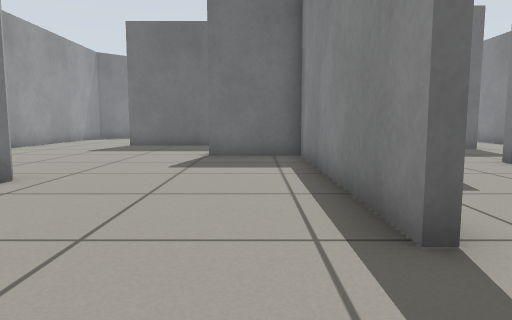
View 1 (above)

18 first-person views from a walk through a Gazebo world. The camera is 0.5 m above the floor, tilts 6° down and sees 70° across. The floor is counted in squares, 0.5 m on a side. Each view is taken from the middle of a square. On the plan, view 1 faces up. The plan holds only what a view shows up to about 13 squares ahead; the rest is blank. Robots are left out.

View 2
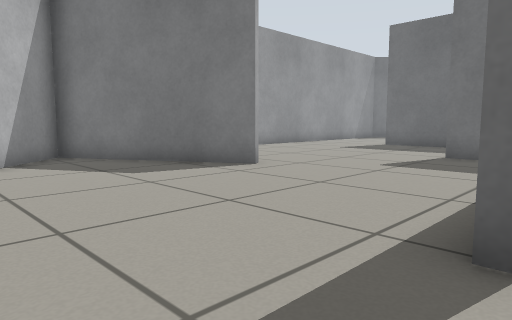

View 3
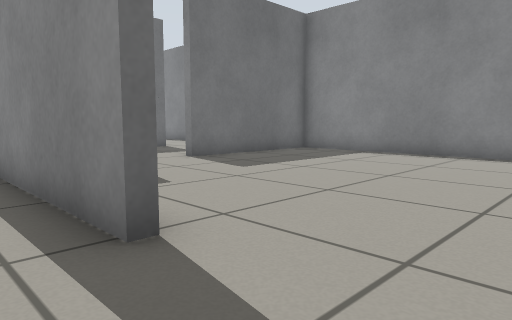

View 4
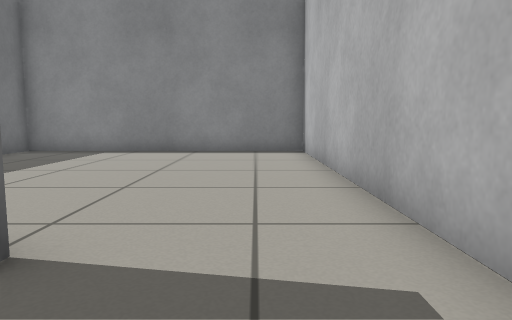

View 5
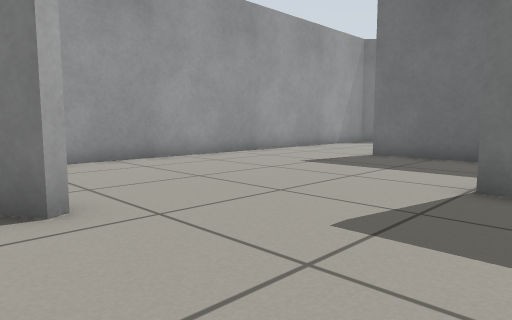

View 6
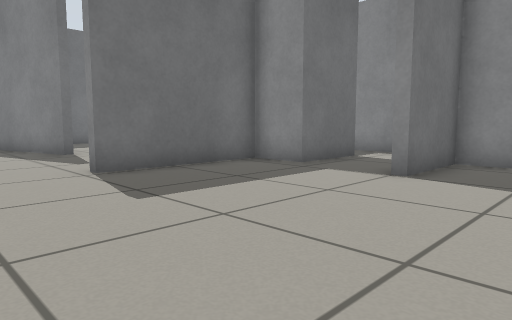

View 7
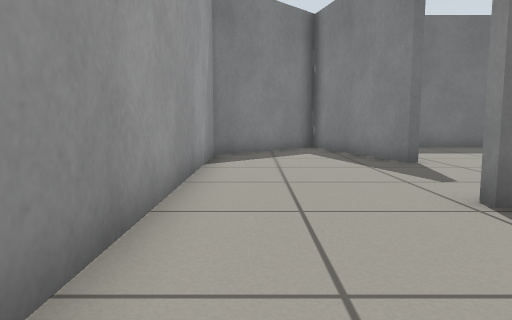

View 8
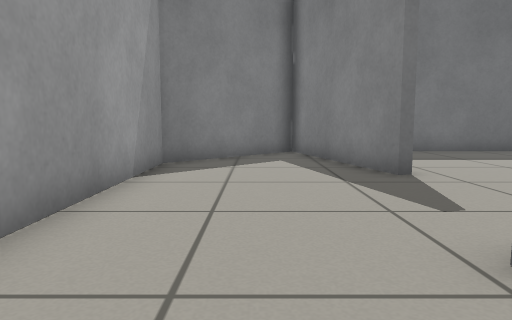

View 9
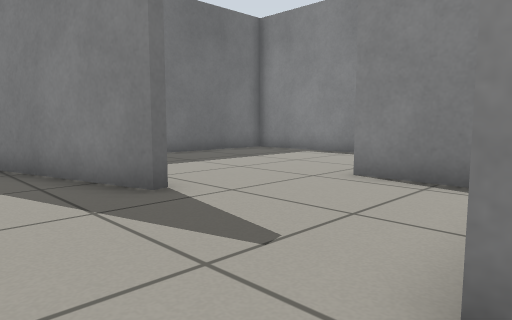

View 10
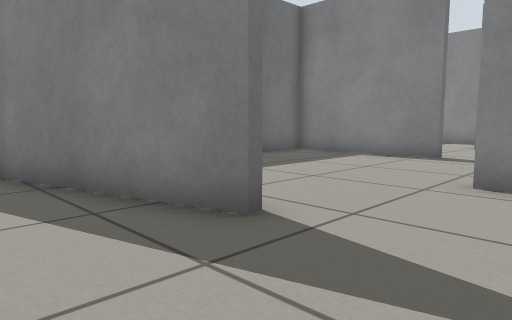

View 11
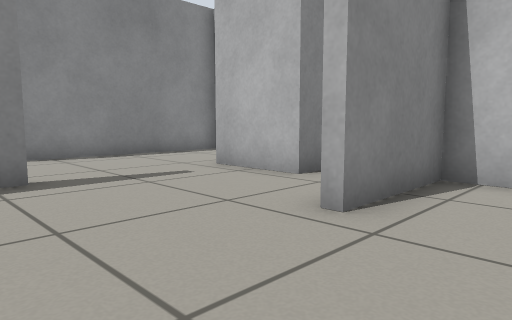

View 12
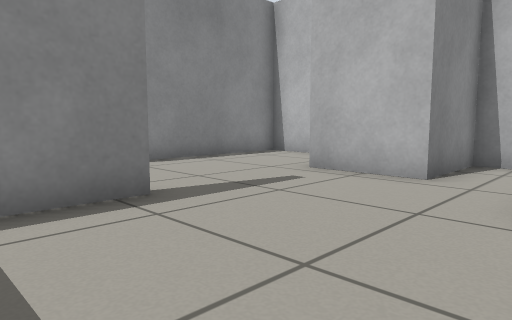

View 13
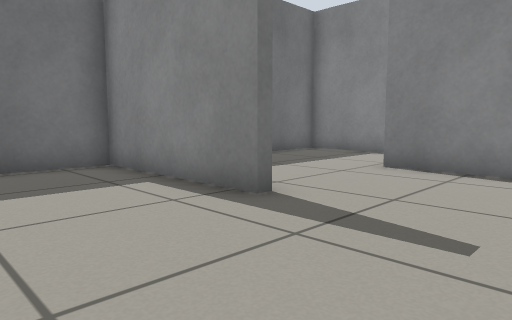

View 14
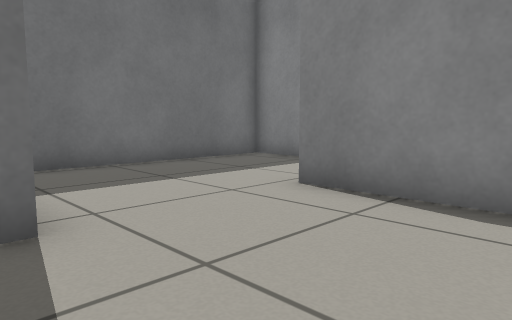

View 15
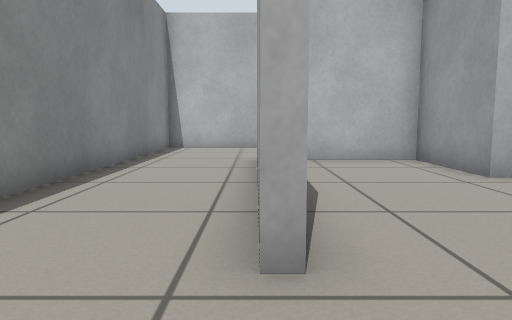

View 16
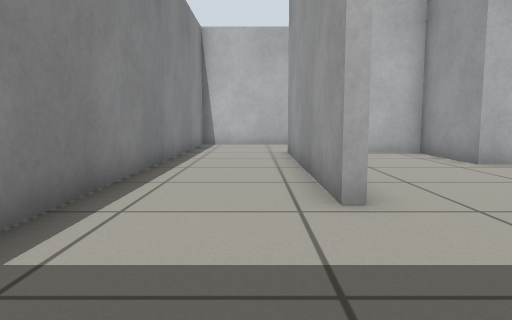

View 17
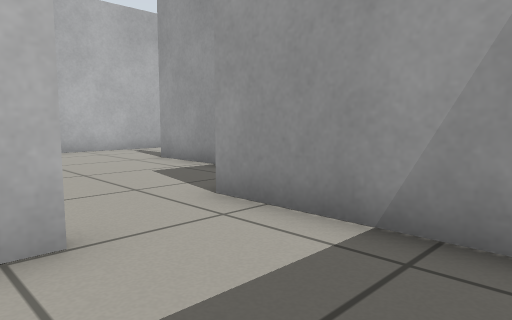

View 18
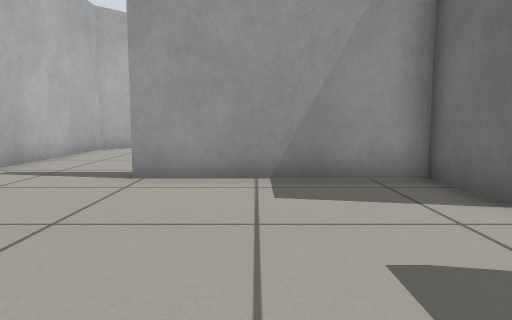

### Floor plan
Ten units are one square. View 1 is at (0, 0); x grows to the right and y downward. Boxes are objects, and circles mark ways between rooms. Rooms are numbered by the first view taken in them; rooms with no view inside come last. Other rooms are left out.
<svg viewBox="-97 -258 215 269">
<path fill="none" stroke="#000" d="M-43 -64 -41 -61 -90 -33 -73 -16M13 -27 13 -107 -14 -107 -14 -111M16 -135 -9 -135 -9 -152 -53 -152M35 -131 35 -146M-53 6 14 6M-91 -146 -91 -79M38 -80 16 -80 16 -27M14 6 113 6 113 -87 60 -87M-43 -198 -58 -252 -92 -217 -91 -146M35 -205 35 -253 -17 -253M-40 -199 -43 -198M-19 -155 -9 -155 -9 -185 -5 -185M13 -138 13 -165 38 -165M38 -165 38 -135 77 -135 77 -208M86 -253 49 -253M80 -208 80 -132M113 -96 113 -253 86 -253M38 -115 38 -80M80 -132 75 -132M60 -90 66 -90"/>
<circle cx="10" cy="-10" r="3" fill="#2a7"/>
<circle cx="-70" cy="-150" r="3" fill="#2a7"/>
<circle cx="55" cy="-90" r="3" fill="#2a7"/>
<circle cx="-50" cy="-175" r="3" fill="#2a7"/>
<circle cx="40" cy="-185" r="3" fill="#2a7"/>
<circle cx="80" cy="-230" r="3" fill="#2a7"/>
<circle cx="75" cy="-110" r="3" fill="#2a7"/>
<text x="-30" y="-80">1</text>
<text x="70" y="-40">2</text>
<text x="-70" y="-190">3</text>
<text x="0" y="-210">4</text>
<text x="60" y="-200">5</text>
<text x="100" y="-180">6</text>
<text x="60" y="-110">7</text>
</svg>
Room 1 opens to room 2. Room 1 opens to room 3. Room 2 opens to room 7. Room 3 opens to room 4. Room 4 opens to room 5. Room 5 opens to room 6. Room 6 opens to room 7.

Where each view was taken, in squares from view 1:
view 1: 0 up, 0 right, facing up
view 2: 0 up, 2 right, facing up-left
view 3: 0 up, 0 right, facing up-right
view 4: 1 up, 1 left, facing right
view 5: 5 up, 0 right, facing up-left
view 6: 8 up, 8 left, facing up-right
view 7: 11 up, 8 left, facing up
view 8: 13 up, 7 left, facing up
view 9: 15 up, 7 left, facing up-right
view 10: 17 up, 7 left, facing up-right
view 11: 22 up, 3 left, facing down-right
view 12: 23 up, 1 left, facing down-right
view 13: 17 up, 0 right, facing up-right
view 14: 17 up, 3 right, facing up-right
view 15: 23 up, 8 right, facing down
view 16: 25 up, 9 right, facing down
view 17: 12 up, 7 right, facing down-left
view 18: 5 up, 8 right, facing left
